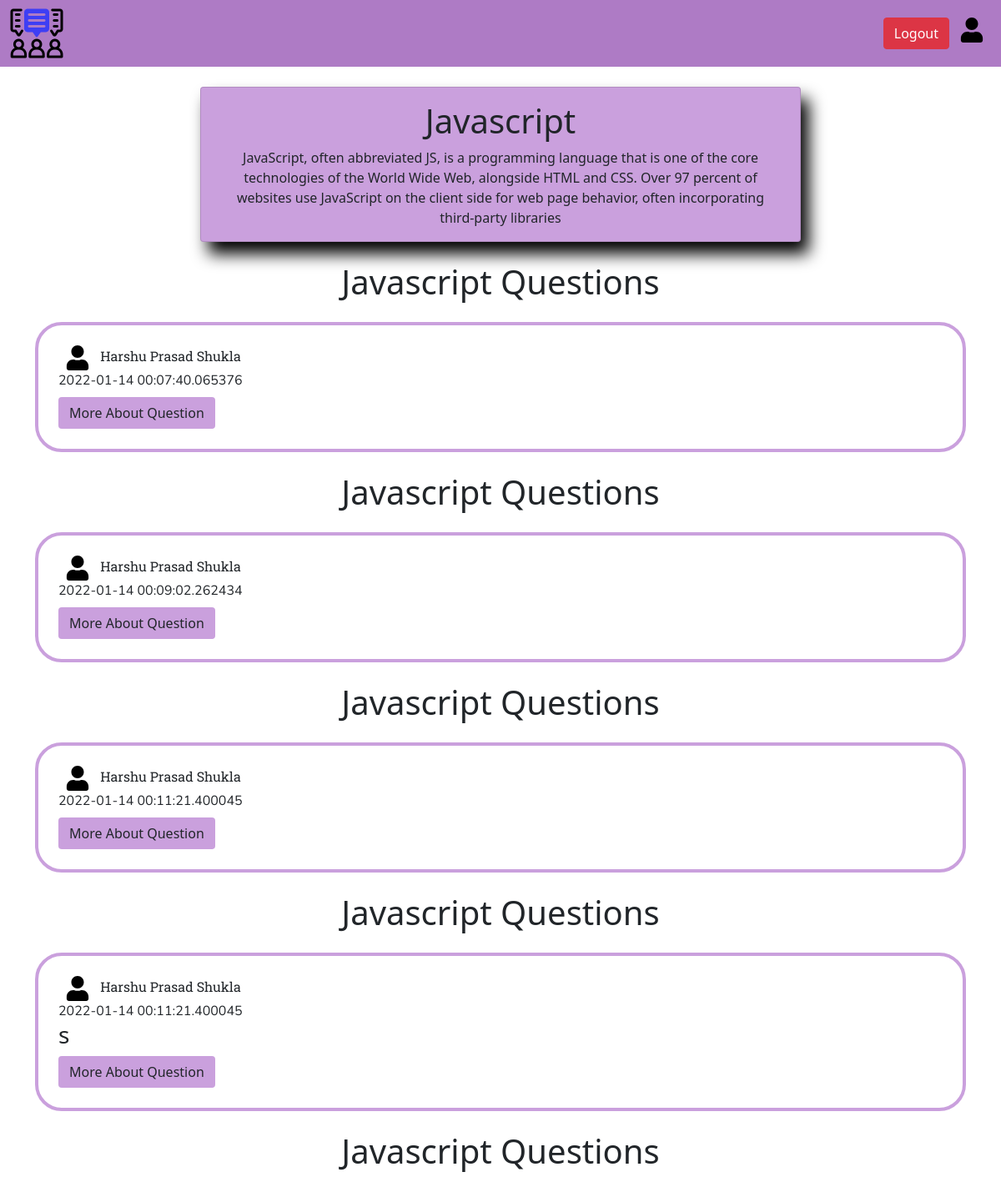
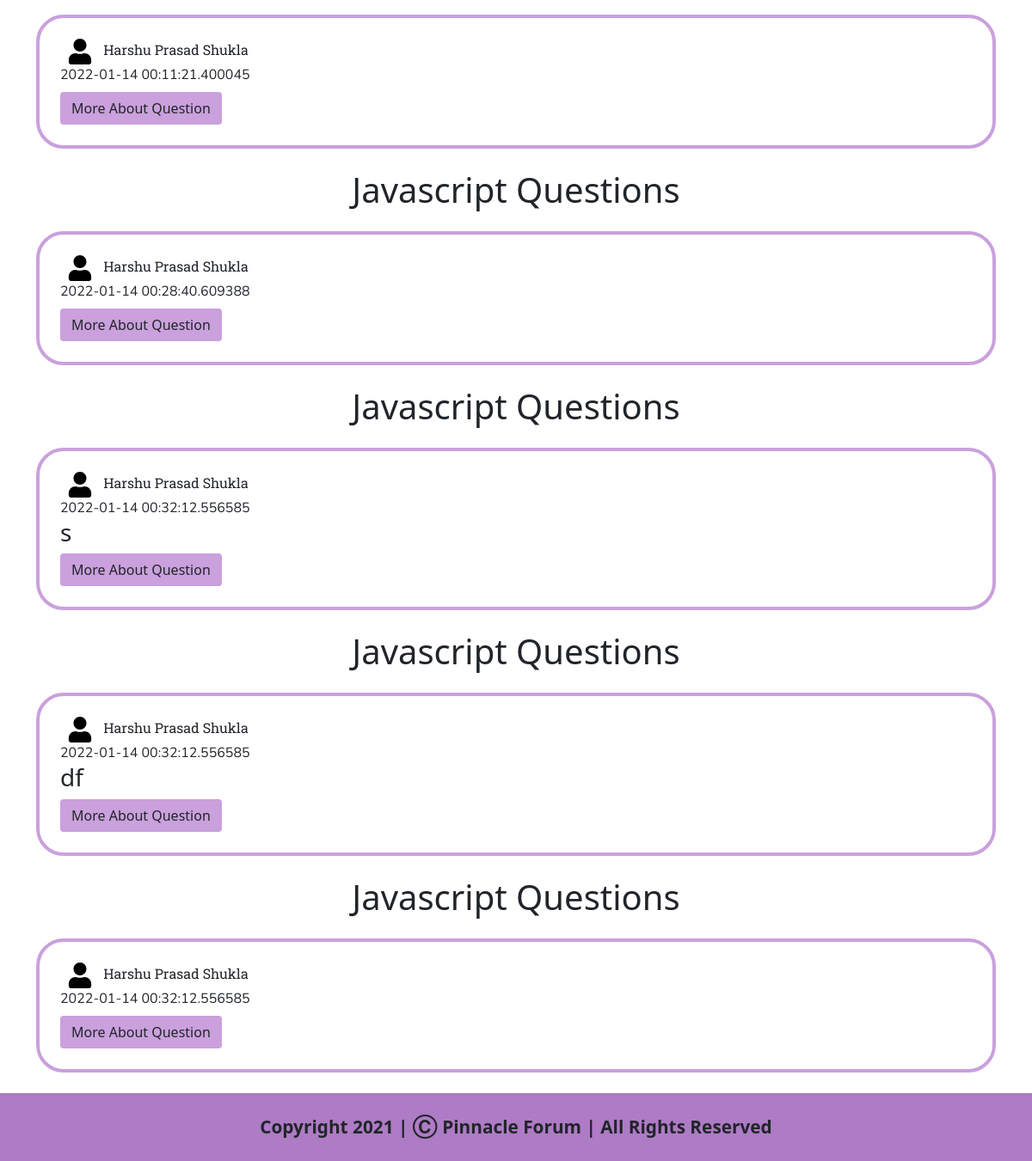
The page /category/099baa2035bf4aeaba348857555be7e3 (signed in) on the database as committed earlier (2 pictures, top to bottom).
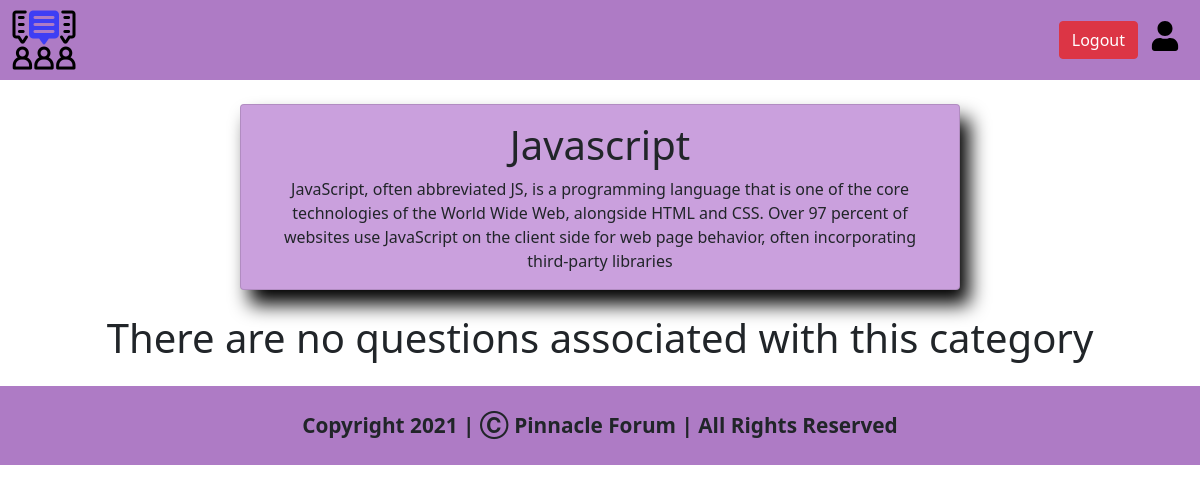
The same page on the database as committed later.
### views/models.py (models this page shows)
class Category(db.Model):
    categoryId = db.Column(db.String(300),primary_key=True)
    categoryName = db.Column(db.String(1000),nullable=False)
    categoryDescription = db.Column(db.String(10000),nullable=False)
    categoryImage = db.Column(db.String(1000),nullable=True)

class Question(db.Model):
    questionId = db.Column(db.String(1000),primary_key=True)
    questionTitle = db.Column(db.String(250),nullable=False)
    questionDescription = db.Column(db.String(250000),nullable=False)
    userNameOfAsker = db.Column(db.String(1000),nullable=False)
    realNameOfAsker = db.Column(db.String(250),nullable=False)
    categoryId = db.Column(db.String(300),nullable=False)
    dateNow = db.Column(db.DateTime,default=datetime.utcnow())

### views/category.py (the view)
@category.route('/<string:categoryId>')
def renderCategoryPageFunction(categoryId):
    categoryData = Category.query.filter_by(categoryId=categoryId).first() # Geting Data of the category having specific category id's
    questionData = Question.query.filter_by(categoryId=categoryId) # Getting the list of questions having category id same as that of the page
    areQuestionsNotThere = Question.query.filter_by(categoryId=categoryId).count() # Checking wether if there are some questions of this category or not
    if areQuestionsNotThere == 0:
        return render_template('category.html',user=current_user,category=categoryData,noQuestions=True) # Rendering HTML Page
    else:
        return render_template('category.html',user=current_user,category=categoryData,questions=questionData,noQuestions=False) # Rendering HTML Page

### views/templates/category.html (shortened to what this page needs)
<!doctype html>
<html lang="en">
<head>
    <link href="https://cdn.jsdelivr.net/npm/bootstrap@5.1.3/dist/css/bootstrap.min.css" rel="stylesheet"
>
    <link rel="stylesheet" href="{{ url_for('static',filename='css/category.css') }}">
    <link rel="stylesheet" href="{{ url_for('static',filename='responsive/category.css') }}">
</head>
<body>
    <nav class="navbar navbar-expand-lg navbar-light  navigation-bar" style="background-color: rgb(174, 123, 197);">
        <div class="container-fluid">
            <a href="/">
                <img src="../static/img/logo.png" id="companyLogoNavigationBar" src="home.html"
                    style="cursor: pointer;">
            </a>
            <div class="collapse navbar-collapse" id="navbarSupportedContent">
                <form class="d-flex">
                    {% if user.is_authenticated %}
                    <a class="btn btn-danger mx-1" href="/logout">Logout</a>
                    <a href="/profile/{{user.userName}}" class="user-icon-navbar mx-2">
                        <img src="../static/img/user-icon.svg" style="height: 30px; width: 30px;">
                    </a>
                    {% else %}
                    <a class="btn btn-danger mx-1" data-bs-toggle="modal" data-bs-target="#loginFormModal">Login</a>
                    <a class="btn btn-success mx-1" data-bs-toggle="modal" data-bs-target="#signupFormModal">Signup</a>
                    {% endif %}
                </form>
            </div>
        </div>
    </nav>
    <div class="card category-info-div text-center container my-4" style="width: 60vw;">
        <div class="card-body">
            <h1 class="card-title">{{category.categoryName}}</h1>
            <p class="card-text">{{category.categoryDescription}}</p>
        </div>
    </div>
    {% if noQuestions %}
    <h1 class="text-center my-4">There are no questions associated with this category</h1>
    {% else %}
    {% for question in questions %}
    <h1 class="text-center my-4" id="category-questions-heading">{{category.categoryName}} Questions</h1>
    <div class="questions-parent-div my-2 container">
        <div class="question-div my-4 px-4 py-4">
            <div class="user-div">
                <a href="/profile/{{question.userNameOfAsker}}"><img src="../static/img/user-icon.svg" class="user-icon-question mx-2"></a>
                <span class="userName">{{question.realNameOfAsker}}</span>
            </div>
            <div class="dateAddedDivOfQuestion">{{question.dateNow}}</div>
            <div class="question-info">
                <h3 class="question-heading">
                    {{question.questionTitle}}
                </h3>
            </div>
            <a href="/question/{{question.questionId}}" class="btn question-btn">More About Question</a>
        </div>
    </div>
    {% endfor %}
    {% endif %}
    <footer class="py-4"
        style="background-color: rgb(174, 123, 197); font-weight: bold; font-size: 1.3rem; text-align: center;">
        Copyright 2021 | Ⓒ Pinnacle Forum | All Rights Reserved
    </footer>
</body>
</html>

Rows that differ between the two databases and show on the page:
removed Question: {{ category.categoryName }} "Javascript", realNameOfAsker "Harshu Prasad Shukla", dateNow "2022-01-14 00:07:40.065376"
removed Question: {{ category.categoryName }} "Javascript", realNameOfAsker "Harshu Prasad Shukla", dateNow "2022-01-14 00:09:02.262434"
removed Question: {{ category.categoryName }} "Javascript", realNameOfAsker "Harshu Prasad Shukla", dateNow "2022-01-14 00:11:21.400045"
removed Question: {{ category.categoryName }} "Javascript", realNameOfAsker "Harshu Prasad Shukla", dateNow "2022-01-14 00:11:21.400045", questionTitle "s"
removed Question: {{ category.categoryName }} "Javascript", realNameOfAsker "Harshu Prasad Shukla", dateNow "2022-01-14 00:11:21.400045"
removed Question: {{ category.categoryName }} "Javascript", realNameOfAsker "Harshu Prasad Shukla", dateNow "2022-01-14 00:28:40.609388"
removed Question: {{ category.categoryName }} "Javascript", realNameOfAsker "Harshu Prasad Shukla", dateNow "2022-01-14 00:32:12.556585", questionTitle "s"
removed Question: {{ category.categoryName }} "Javascript", realNameOfAsker "Harshu Prasad Shukla", dateNow "2022-01-14 00:32:12.556585", questionTitle "df"
removed Question: {{ category.categoryName }} "Javascript", realNameOfAsker "Harshu Prasad Shukla", dateNow "2022-01-14 00:32:12.556585"
Other text that changed with them:
text now shown: "There are no questions associated with this category"
